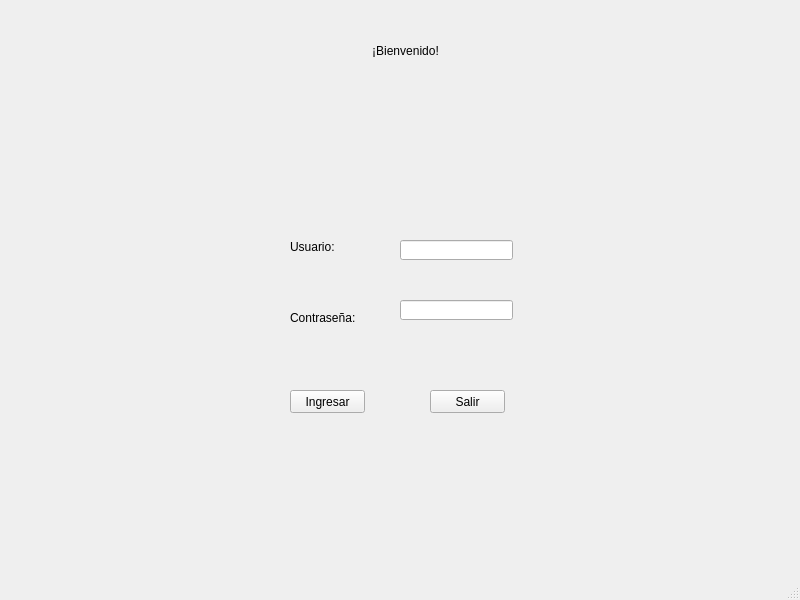
<?xml version="1.0" encoding="UTF-8"?>
<ui version="4.0">
 <class>MainWindow</class>
 <widget class="QMainWindow" name="MainWindow">
  <property name="geometry">
   <rect>
    <x>0</x>
    <y>0</y>
    <width>800</width>
    <height>600</height>
   </rect>
  </property>
  <property name="windowTitle">
   <string>MainWindow</string>
  </property>
  <widget class="QWidget" name="centralwidget">
   <widget class="QLabel" name="lblTitulo">
    <property name="geometry">
     <rect>
      <x>240</x>
      <y>10</y>
      <width>331</width>
      <height>81</height>
     </rect>
    </property>
    <property name="styleSheet">
     <string notr="true">font: 36pt &quot;Verdana&quot;;</string>
    </property>
    <property name="text">
     <string>¡Bienvenido!</string>
    </property>
    <property name="alignment">
     <set>Qt::AlignCenter</set>
    </property>
   </widget>
   <widget class="QLabel" name="lblImg">
    <property name="geometry">
     <rect>
      <x>320</x>
      <y>90</y>
      <width>151</width>
      <height>121</height>
     </rect>
    </property>
    <property name="text">
     <string/>
    </property>
    <property name="pixmap">
     <pixmap>imgenes/log.png</pixmap>
    </property>
    <property name="scaledContents">
     <bool>true</bool>
    </property>
   </widget>
   <widget class="QLabel" name="lblUser">
    <property name="geometry">
     <rect>
      <x>290</x>
      <y>240</y>
      <width>47</width>
      <height>13</height>
     </rect>
    </property>
    <property name="text">
     <string>Usuario:</string>
    </property>
   </widget>
   <widget class="QLabel" name="lblContrasenia">
    <property name="geometry">
     <rect>
      <x>290</x>
      <y>310</y>
      <width>71</width>
      <height>16</height>
     </rect>
    </property>
    <property name="text">
     <string>Contraseña:</string>
    </property>
   </widget>
   <widget class="QLineEdit" name="txtUsuario">
    <property name="geometry">
     <rect>
      <x>400</x>
      <y>240</y>
      <width>113</width>
      <height>20</height>
     </rect>
    </property>
   </widget>
   <widget class="QLineEdit" name="txtContrasenia">
    <property name="geometry">
     <rect>
      <x>400</x>
      <y>300</y>
      <width>113</width>
      <height>20</height>
     </rect>
    </property>
   </widget>
   <widget class="QPushButton" name="btnIngresar">
    <property name="geometry">
     <rect>
      <x>290</x>
      <y>390</y>
      <width>75</width>
      <height>23</height>
     </rect>
    </property>
    <property name="text">
     <string>Ingresar</string>
    </property>
   </widget>
   <widget class="QPushButton" name="btnSalir">
    <property name="geometry">
     <rect>
      <x>430</x>
      <y>390</y>
      <width>75</width>
      <height>23</height>
     </rect>
    </property>
    <property name="text">
     <string>Salir</string>
    </property>
   </widget>
  </widget>
  <widget class="QMenuBar" name="menubar">
   <property name="geometry">
    <rect>
     <x>0</x>
     <y>0</y>
     <width>800</width>
     <height>21</height>
    </rect>
   </property>
  </widget>
  <widget class="QStatusBar" name="statusbar"/>
 </widget>
 <resources/>
 <connections/>
</ui>
